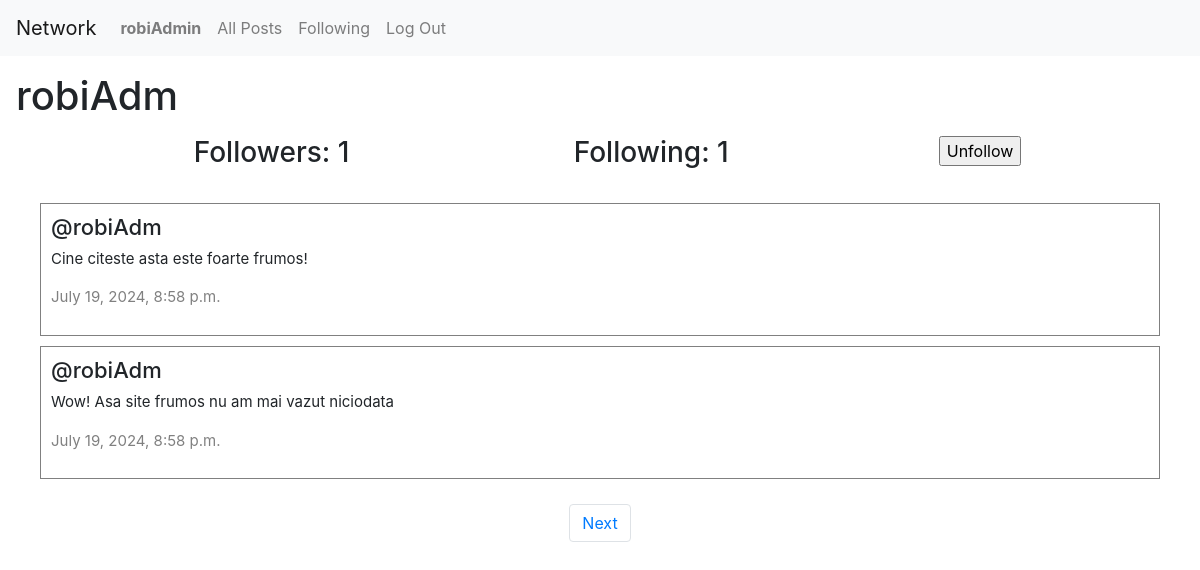
The page /profile/robiAdm (signed in) on the database its author committed.
### network/models.py (models this page shows, shortened)
class User(AbstractUser):
    pass

class Post(models.Model):
    user = models.ForeignKey(User, on_delete=models.CASCADE, related_name="posts")
    content = models.CharField(max_length=280)
    date = models.DateTimeField(auto_now_add=True)

### network/views.py (the view)
# urls.py: path("profile/<str:user_name>", views.profile, name="profile"),
def profile(request, user_name):
    user = User.objects.get(username=user_name)
    allPosts = Post.objects.filter(user=user).order_by("id").reverse()
    following = Follow.objects.filter(user=user)
    followers = Follow.objects.filter(followingUser=user)
    try:
        checkFollow = followers.filter(user=User.objects.get(pk=request.user.id))
        if len(checkFollow) != 0:
            isFollowing = True
        else:
            isFollowing = False
    except:
        isFollowing = False
    p = Paginator(allPosts, 2)
    pageNumber = request.GET.get('page')
    postOnPage = p.get_page(pageNumber)
    return render(request, "network/profile.html" , {
        "allPosts": allPosts,
        "postOnPage": postOnPage,
        "username":user_name,
        "following": following.count(),
        "followers":followers.count(),
        "isFollowing": isFollowing,
        "userProfile": user
    })

### network/templates/network/profile.html (shortened to what this page needs)
{% extends "network/layout.html" %}
{% block body %}
    <h1 class="mx-3 my-3">{{ username }}</h1>
        <div class="container">
            <div class="row d-flex justify-content-center">
                <h3 class="col-4"> Followers: {{ followers }}</h3>
                <h3 class="col-4"> Following: {{ following }}</h3>
                {% if user.is_authenticated %}
                    {% if user != userProfile %}
                        {% if isFollowing %}
                            <form action="{% url 'unfollow' %}" method="POST">
                                <input type="submit" value="Unfollow"/>
                            </form>
                        {% else %}
                            <form action="{% url 'follow' %}" method="POST">
                                {% csrf_token %}
                                <input type="hidden" name="userfollow" value="{{ userProfile }}"/>
                                <input type="submit" value="Follow"/>
                            </form>
                        {% endif %}
                    {% endif %}
                {% endif %}
            </div>
        </div>
        <div class="all-posts">
            {% for post in postOnPage %}
                <div class ="row post">
                    <h5 class="username"> @{{ post.user }} </h5>
                    <p class="content"> {{ post.content }} </p>
                    <p class="date"> {{ post.date }} </p>
                </div>
            {% endfor %}
        </div>
        <nav aria-label="Page navigation example" class="mx-3">
            <ul class="pagination d-flex justify-content-center">
                {% if postOnPage.has_next %}
                    <li class="page-item"><a class="page-link" href="?page={{ postOnPage.next_page_number }}">Next</a></li>
                {% endif %}
            </ul>
          </nav>
{% endblock %}

### network/templates/network/layout.html (shortened to what this page needs)
{% load static %}
<!DOCTYPE html>
<html lang="en">
    <head>
        <link rel="stylesheet" href="https://stackpath.bootstrapcdn.com/bootstrap/4.4.1/css/bootstrap.min.css">
        <link href="{% static 'network/styles.css' %}" rel="stylesheet">
        <link rel="stylesheet" href="https://cdnjs.cloudflare.com/ajax/libs/font-awesome/4.7.0/css/font-awesome.min.css">
    </head>
    <body>
        <nav class="navbar navbar-expand-lg navbar-light bg-light">
            <a class="navbar-brand" href="{% url 'index' %}">Network</a>
            <div>
              <ul class="navbar-nav mr-auto">
                {% if user.is_authenticated %}
                    <li class="nav-item">
                        <a class="nav-link" href="{% url 'profile' user_name=user.username %}"><strong>{{ user.username }}</strong></a>
                    </li>
                {% endif %}
                <li class="nav-item">
                  <a class="nav-link" href="{% url 'index' %}">All Posts</a>
                </li>
                {% if user.is_authenticated %}
                    <li class="nav-item">
                        <a class="nav-link" href="{% url 'following' %}">Following</a>
                    </li>
                    <li class="nav-item">
                        <a class="nav-link" href="{% url 'logout' %}">Log Out</a>
                    </li>
                {% endif %}
              </ul>
            </div>
          </nav>
        <div class="body">
            {% block body %}
            {% endblock %}
        </div>
    </body>
</html>

### network/static/network/styles.css (style rules this page uses)
.all-posts { display: flex; justify-content: flex-start; flex-direction: column; margin: 20px; }
.post { border: 0.1px solid gray; display: flex; justify-content: center; flex-direction: column; box-sizing: border-box; margin: 5px 20px; padding: 10px }
.content { font-size: 15px; }
.username { font-size: 22px; }
.date { color: gray; font-size: 15px; }

### rows shown on the page
User: username "robiAdmin"
User: username "robiAdm"
Post: user "robiAdm", content "Cine citeste asta este foarte frumos!", date "July 19, 2024, 8:58 p.m."
Post: user "robiAdm", content "Wow! Asa site frumos nu am mai vazut niciodata", date "July 19, 2024, 8:58 p.m."

### other values the page prints
{{ followers }} "1"
{{ following }} "1"
